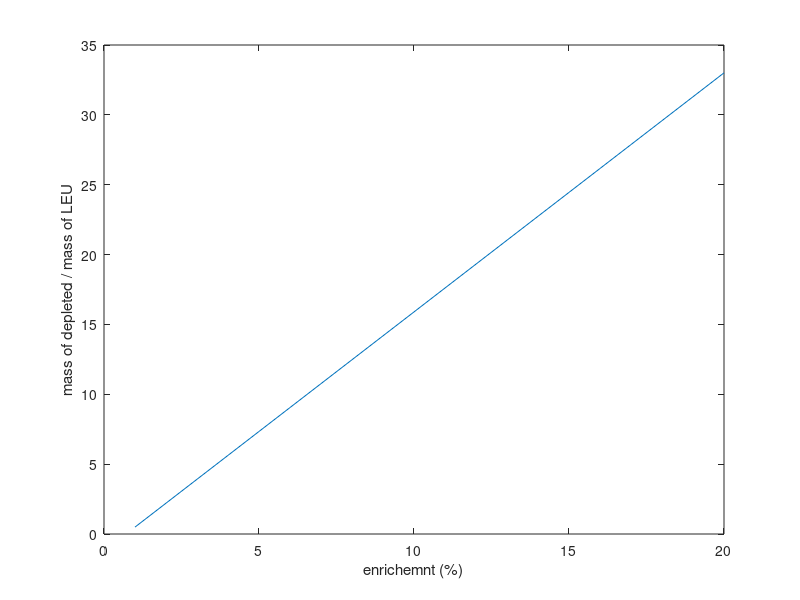

The MATLAB source for this figure:
Nf = .711;
Np = [1:1:20];
Nw = .1266

fraction = ((Np - Nw) / (Nf - Nw)) - 1

plot(Np, fraction)
ylabel('mass of depleted / mass of LEU')
xlabel('enrichemnt (%)')